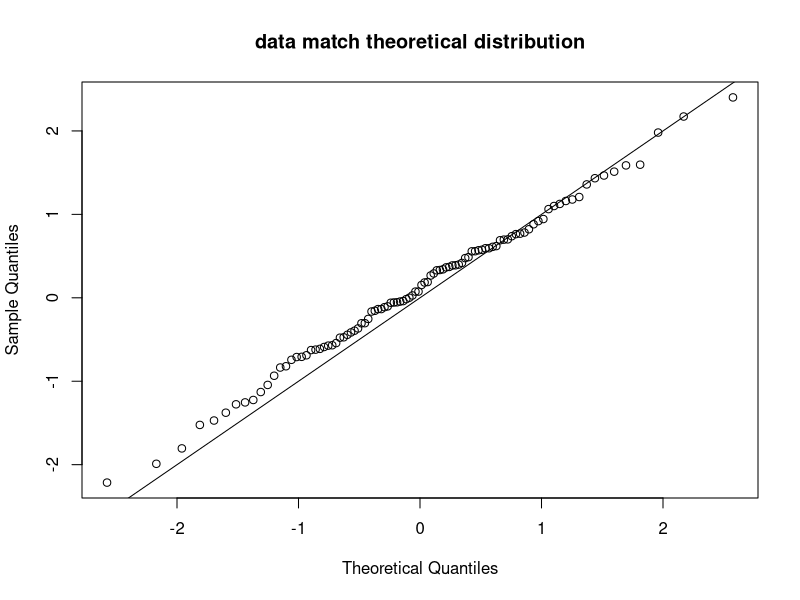
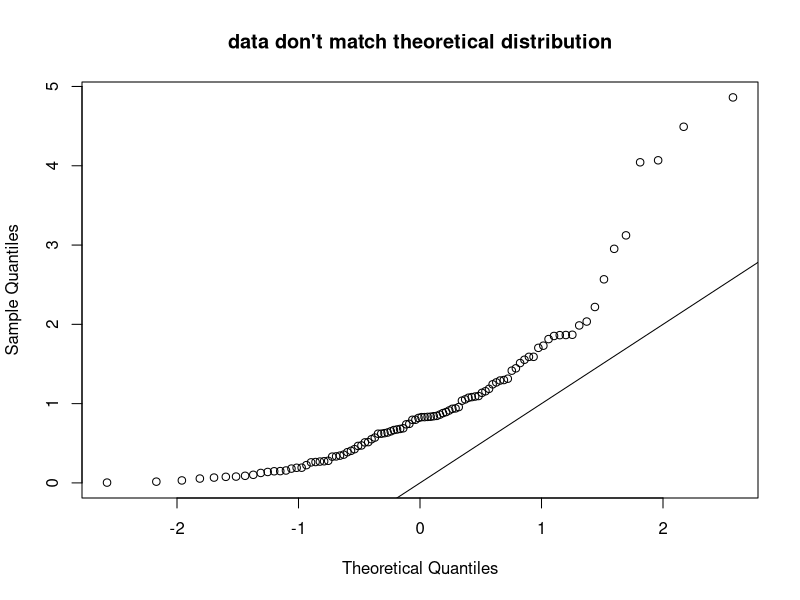
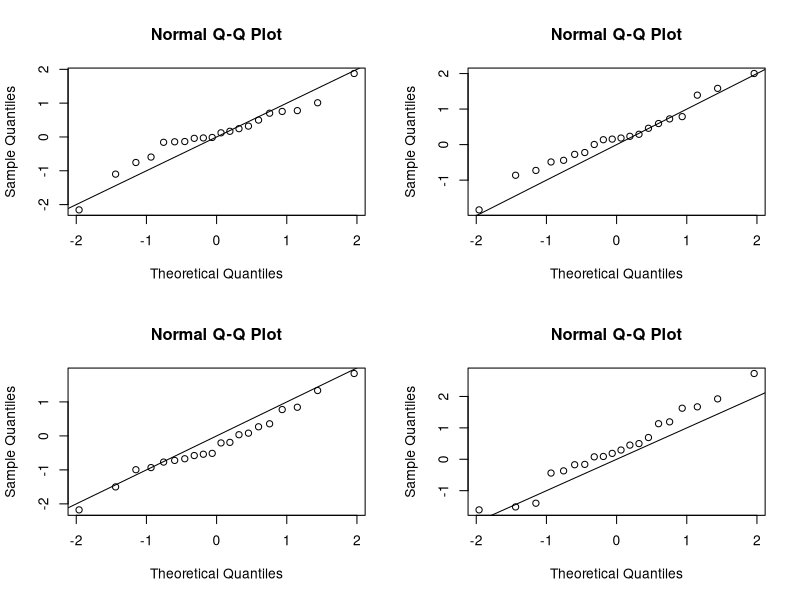
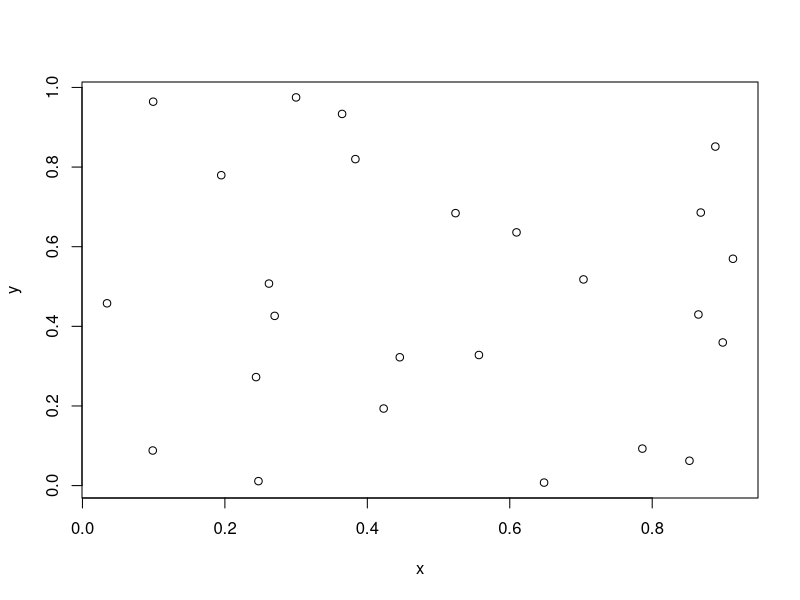
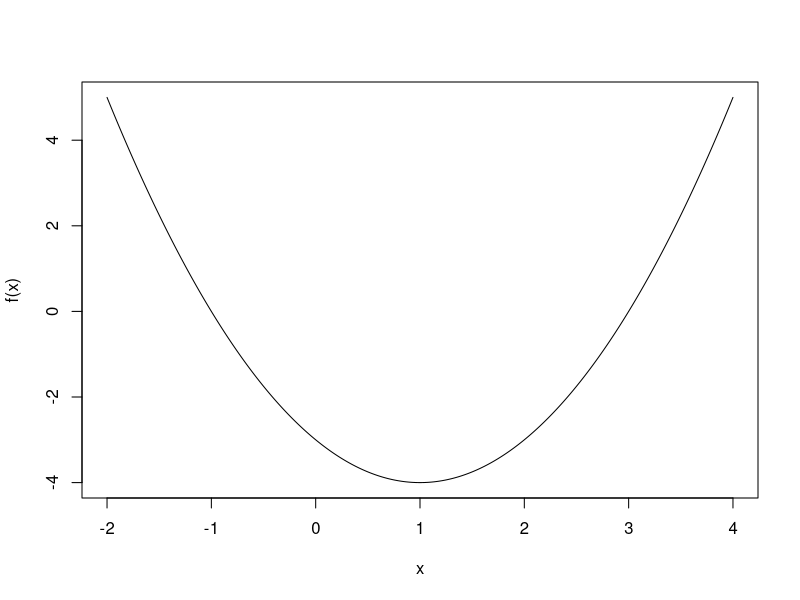

Recreate these plots in R, in order. (Note: this script raises an error after producing the figures.)
## ---- chunk 1
#| include: false
# automatically create a bib database for R packages
knitr::write_bib(c(
  .packages(),
  'microbenchmark',
  'pbapply',
  'parallel',
  'future',
  'future.apply'
), 'packages_control_iteration_apply.bib')
## ---- chunk 2
if(!require(microbenchmark, quietly = TRUE)) {
  install.packages("microbenchmark",
                   repos = "https://cran.rstudio.com/")
}
## ---- chunk 3
if(!require(pbapply, quietly = TRUE)) {
  install.packages("pbapply",
                   repos = "https://cran.rstudio.com/")
}
## ---- chunk 4
if(!require(future.apply, quietly = TRUE)) {
  install.packages("future.apply",
                   repos = "https://cran.rstudio.com/")
}
## ---- chunk 5
year <- 1950
## ---- chunk 6
if (year >= 1981 & year <= 1996) {
  generation <- "millennial"
} else if (year >= 1997 & year <= 2012) {
  generation <- "generation z"  
} else if (year >= 2013 & year <= 2025) {
  generation <- "gen alpha"
} else {
  generation <- "other"
}
## ---- chunk 7
generation
## ---- chunk 8
determine_generation <- function(year) {
  if (year >= 1981 & year <= 1996) {
    generation <- "millennial"
  } else if (year >= 1997 & year <= 2012) {
    generation <- "generation z"  
  } else if (year >= 2013 & year <= 2025) {
    generation <- "gen alpha"
  } else {
    generation <- "other"
  }
  return(generation)
}
## ---- chunk 9
determine_generation(1985)
## ---- chunk 10
sound <- function(animal) {
  switch(animal, 
         "dog" = "ruff",
         "cat" = "meow",
         "horse" = "neigh",
         "frog" = "ribbit",
         "cow" = "moo",
         "duck" = "quack",
         "rooster" = "keekarikee",
         "coyote" = "yipp",
         "donkey" = "hee-haw",
         "we don't know what sound this animal makes")
}
## ---- chunk 11
sound("dog")
## ---- chunk 12
sound("duck")
## ---- chunk 13
sound("goose")
## ---- chunk 14
for (i in 1:3) {
  message("The current iterator value is ", i)
}
## ---- chunk 15
for (animal in c("dog", "cat", "coyote")) {
  current_sound <- sound(animal)
  message("The ", animal, " makes the sound ", current_sound, ".")
}
## ---- chunk 16
#| echo: false
#| eval: true
#| output: true
set.seed(1)
qqnorm(rnorm(100), main = "data match theoretical distribution")
abline(0, 1)
## ---- chunk 17
#| echo: false
#| eval: true
#| output: true
set.seed(2)
qqnorm(rexp(100), main = "data don't match theoretical distribution")
abline(0, 1)
## ---- chunk 18
# make example reproducible
set.seed(33)
# create 2x2 plotting grid
par(mfrow = c(2, 2))
# draw normal samples, create q-q plot
for (i in 1:4) {
  # draw 20 values from a N(0, 1) population
  s <- rnorm(20)
  # draw q-q plot for sample using normal distribution
  qqnorm(s)
  # draw reference line
  abline(0, 1)
}
# reset plotting grid to 1x1
par(mfrow = c(1, 1))
## ---- chunk 19
set.seed(1989)
coords <- matrix(runif(50), ncol = 2)
## ---- chunk 20
plot(coords, xlab = "x", ylab = "y")
## ---- chunk 21
nnlist <- vector(mode = "list", length = nrow(coords))
## ---- chunk 22
d <- as.matrix(dist(coords))
## ---- chunk 23
d[3, 17]
## ---- chunk 24
order(c(5, 1, 2, 4))
## ---- chunk 25
order(d[1,])
## ---- chunk 26
od1 <- order(d[1,])
od1[2:4]
## ---- chunk 27
for (i in 1:length(nnlist)) {
  # order the distances associated with the ith location
  odi <- order(d[i, ])
  # extract the 3 nearest neighbors for observation i
  # (not including the location itself)
  nni <- odi[2:4]
  # put the nn of observation i in the ith position of nnlist
  nnlist[[i]] <- nni
}
## ---- chunk 28
nnlist[1:3]
## ---- chunk 29
coords <- cbind(c(1, 4, 2, 5, 3), c(9, 4, 3, 2, 1))
coords
## ---- chunk 30
d <- matrix(nrow = nrow(coords), ncol = nrow(coords))
## ---- chunk 31
# compute distances
for (i in 1:nrow(coords)) {
  for (j in 1:nrow(coords)) {
    d[i, j] <- sqrt((coords[i, 1] - coords[j, 1])^2 + 
                      (coords[i, 2] - coords[j, 2])^2)
  }
}
d # print d
## ---- chunk 32
as.matrix(dist(coords))
## ---- chunk 33
# set iterator
i <- 1
while (i < 4) {
  message("The current iterator value is ", i)
  i <- i + 1
}
## ---- chunk 34
bisect <- function(lower, upper, fun, eps = 0.0001) {
  # make sure our initial lower and upper values produce
  # opposite signs when plugged into fun
  if (fun(lower) * fun(upper) > 0) {
    stop("\nBig yikes!",
         "\nThose starting values are sus.",
         "\nYou need to glow up those values so  that fun(lower) * fun(upper) < 0.")
  }
  # compute m
  m <- (lower + upper)/2
  # determine if we're at (or really close to a root)
  while (abs(fun(m)) > eps) { # if we're not close to a root
    # determine whether a root is below m or above m
    if (fun(m) * fun(lower) < 0) { # if the root is below m
      upper <- m
    } else { # if the root is above m
      lower <- m
    }
    # determine a new candidate for m
    m <- (lower + upper)/2
  }
  return(m)
}
## ---- chunk 35
f <- function(x) {
  (x - 3) * (x + 1)
}
## ---- chunk 36
xs <- seq(-2, 4, len = 1000)
plot(xs, f(xs), type = "l", xlab = "x", ylab = "f(x)")
## ---- chunk 37
bisect(lower = 2, upper = 5, fun = f)
## ---- chunk 38
bisect(lower = -2, upper = 1, fun = f)
## ---- chunk 39
#| error: true
bisect(lower = -4, upper = 5, fun = f)
## ---- chunk 40
cumsum_loop <- function(x) {
  # create vector of results
  results <- numeric(length(x))
  for (i in 1:length(x)) {
    if (i == 1) {
      results[i] <- x[i]
    } else {
      results[i] <- results[i - 1] + x[i]
    }
  }
  return(results)
}
## ---- chunk 41
cumsum_loop(c(1, 2, 4))
## ---- chunk 42
cumsum(c(1, 2, 4))
## ---- chunk 43
# attach microbenchmark
library(microbenchmark) 
# draw 1000 values from a N(0, 1) distribution
x <- rnorm(1000)
# compute the cumulative sum 100 times using both approaches
cumsum_timings <- microbenchmark(cumsum_loop(x), cumsum(x))
# plot timing results
plot(cumsum_timings)
## ---- chunk 44
#| label: tbl-apply
#| tbl-cap: "A summary of the various `*apply` functions available in R."
#| echo: false
adf <- data.frame(name = c("`apply`", "`lapply`", "`sapply`", "`vapply`", "`tapply`", "`mapply`"), 
                  description = c("Applies a function to the margins of a data frame, matrix, or array.", "Applies a function to each element of a list.", "A version of `lapply` that attempts to simplify the results to a vector, matrix, or array.", "A safer version of `sapply` that returns a pre-specified type of return value.", "Applies a function to a vector or data frame based on the levels of a categorical variable", "A multivariate version of `sapply`."))
knitr::kable(adf)
## ---- chunk 45
mat <- cbind(1:5, 6:10)
mat
## ---- chunk 46
apply(X = mat, MARGIN = 1, FUN = mean)
## ---- chunk 47
apply(mat, 2, mean)
## ---- chunk 48
apply(mat, 2, quantile, prob = 0.8)
## ---- chunk 49
A <- array(1:24, dim = c(3, 2, 4))
print(A)
## ---- chunk 50
apply(A, 1, mean)
## ---- chunk 51
mean(A[1,,])
## ---- chunk 52
apply(A, 3, sum)
## ---- chunk 53
sum(A[,,1])
## ---- chunk 54
apply(A, 1:2, mean)
## ---- chunk 55
mean(A[1, 1, ])
## ---- chunk 56
simple_list <- list(1:10, 11:20)
simple_list
## ---- chunk 57
lapply(simple_list, mean)
## ---- chunk 58
sapply(simple_list, mean)
## ---- chunk 59
simple_list2 <- list(1:3, 4:7)
simple_list2
## ---- chunk 60
add2 <- function(x) {
  x + 2
}
## ---- chunk 61
add2(2:3)
## ---- chunk 62
sapply(simple_list, add2)
## ---- chunk 63
sapply(simple_list2, add2)
## ---- chunk 64
l1 <- list(seq.int(1, 4), seq.int(4, 7))
l1
## ---- chunk 65
l2 <- list(seq(1.5, 4.5, by = 1), seq(4.5, 7.5, by = 1))
l2
## ---- chunk 66
vapply(l1, max, FUN.VALUE = integer(1))
## ---- chunk 67
#| error: true
vapply(l2, max, FUN.VALUE = integer(1))
## ---- chunk 68
vapply(l2, max, FUN.VALUE = double(1))
## ---- chunk 69
bootstrap_ci <- function(x, conf.level = 0.95, B = 1000) {
  # determine alpha
  alpha <- 1 - conf.level
  # compute sample mean of B bootstrap samples
  bstats <- lapply(1:B, FUN = function(i) {
    # draw bootstrap sample
    boot_sample <- sample(x, size = length(x), replace = TRUE)
    # compute sample mean of bootstrap sample
    mean(boot_sample)
  })
  # convert list to vector
  bstats <- unlist(bstats)
  # compute desired quantiles for bootstrap ci
  quantile(bstats, prob = c(alpha/2, 1-alpha/2))
}
## ---- chunk 70
set.seed(43)
x <- c(3.318, 4.940, 5.516, 2.958, 6.098, 6.858, -0.539, 2.544, 4.091, 1.884)
bootstrap_ci(x)
## ---- chunk 71
tapply(X = chickwts$weight, INDEX = chickwts$feed, FUN = mean)
## ---- chunk 72
tapply(X = chickwts$weight, INDEX = chickwts$feed, FUN = summary)
## ---- chunk 73
eruptions <- faithful$eruptions
## ---- chunk 74
breaks <- pretty(eruptions, n = 10)
breaks
## ---- chunk 75
interval_labels <- cut(eruptions, breaks)
head(interval_labels)
## ---- chunk 76
count <- tapply(eruptions, interval_labels, length)
count
## ---- chunk 77
partner1 <- c("PM", "JI", "RX", "HP", "XE")
## ---- chunk 78
partner2 <- c("QN", "AA", "OJ", "DD", "GD")
## ---- chunk 79
mapply(FUN = paste, partner1, partner2, USE.NAMES = FALSE)
## ---- chunk 80
mapply(FUN = paste, partner1, partner2, MoreArgs = list(sep = " + "), USE.NAMES = FALSE)
## ---- chunk 81
mapply(FUN = paste, partner1, partner2, MoreArgs = list(sep = " and "), USE.NAMES = FALSE)
## ---- chunk 82
mapply(FUN = paste, partner1, partner2, list(sep = " and "), FALSE)
## ---- chunk 83
sleep_iterator <- function(i) {
  Sys.sleep(1) # sleep for 1 second
  return(NULL) # return NULL
}
## ---- chunk 84
system.time(lapply(1:6, sleep_iterator))
## ---- chunk 85
library(parallel)
## ---- chunk 86
cl <- makeCluster(getOption("cl.cores", 2))
## ---- chunk 87
system.time(parLapply(cl, 1:6, sleep_iterator))
## ---- chunk 88
library(future.apply)
## ---- chunk 89
plan(multisession, workers = 2)
## ---- chunk 90
system.time(future_lapply(1:6, FUN = sleep_iterator))
## ---- chunk 91
library(pbapply)
## ---- chunk 92
system.time(pblapply(1:6, FUN = sleep_iterator, cl = cl))
